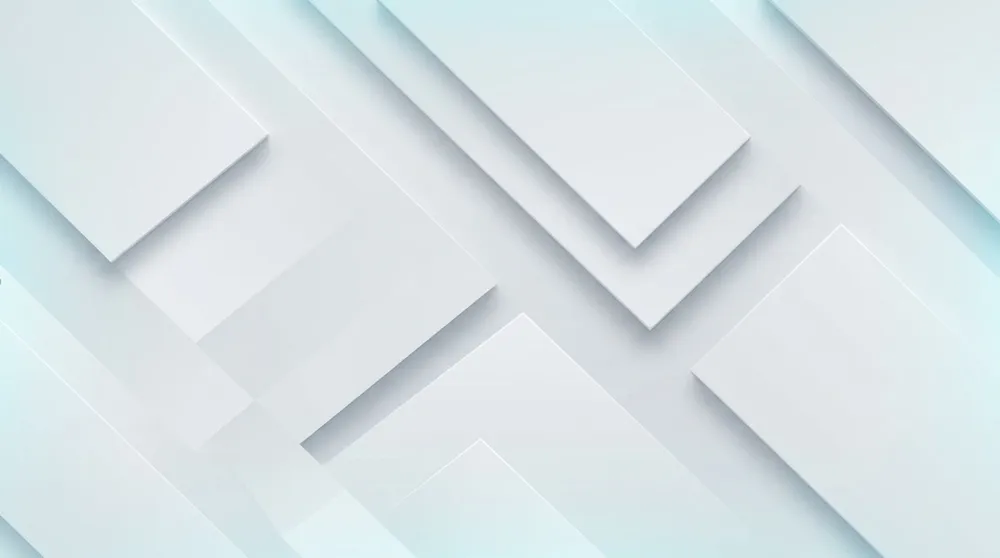
#> input picture cpanel_deploy/images/assets/bg_geometric_brand.webp, 1000 x 558 px, shrunk from 1376 x 768 before the run, given in place of hero_ambassador_talent_1788739772913.jpg, which was not available
$ python remove_background.py
#> lines starting #> are read from the running program, lines starting #| are printed output that depends on the picture; pictures that were not available may be replaced by others from this repository, and a replacement may not be noted
import math
from PIL import Image, ImageFilter

def make_transparent_pure_pil(input_path, output_webp_path, output_png_path, tolerance=24, feather=1):
#> called with tolerance = 22, feather = 1
    img = Image.open(input_path).convert("RGBA")
    width, height = img.size
#> width = 1000; height = 558

    # Sample background color near corners
    samples = [
        img.getpixel((0, 0)),
        img.getpixel((width - 1, 0)),
        img.getpixel((5, 5)),
        img.getpixel((width - 6, 5))
    ]
#> samples = [(213, 226, 228, 255), (224, 233, 235, 255), (213, 226, 228, 255), (224, 233, 235, 255)]
    bg_r = sum(s[0] for s in samples) / len(samples)
#> bg_r = 218.5
    bg_g = sum(s[1] for s in samples) / len(samples)
#> bg_g = 229.5
    bg_b = sum(s[2] for s in samples) / len(samples)
#> bg_b = 231.5
    print(f"Sampled BG Color: ({bg_r:.1f}, {bg_g:.1f}, {bg_b:.1f})")
#| Sampled BG Color: (218.5, 229.5, 231.5)

    # Create grayscale alpha mask
    # Fast bytearray construction
    raw_data = img.tobytes()
    alpha_bytes = bytearray(width * height)

    min_thresh = tolerance
    max_thresh = tolerance + 30
    thresh_range = max_thresh - min_thresh

    idx = 0
    alpha_idx = 0
    for y in range(height):
        for x in range(width):
            r = raw_data[idx]
            g = raw_data[idx + 1]
            b = raw_data[idx + 2]

            # Euclidean distance to bg
            dr = r - bg_r
            dg = g - bg_g
            db = b - bg_b
            dist = math.sqrt(dr * dr + dg * dg + db * db)

            if dist <= min_thresh:
                a = 0
            elif dist >= max_thresh:
                a = 255
            else:
                a = int(((dist - min_thresh) / thresh_range) * 255)

            alpha_bytes[alpha_idx] = a
            idx += 4
            alpha_idx += 1
#> after the loop, alpha_idx = 558000; idx = 2232000

    alpha_mask = Image.frombytes("L", (width, height), bytes(alpha_bytes))
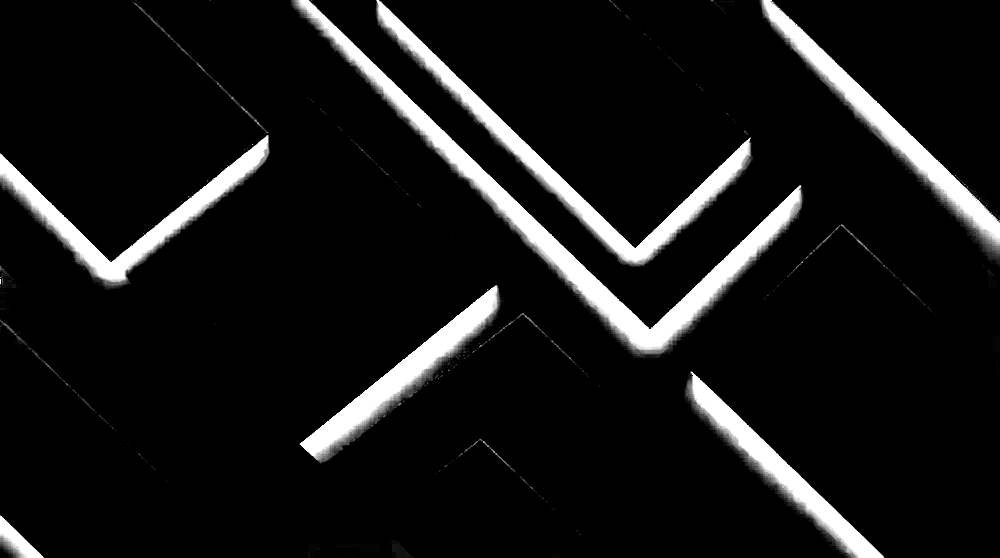
#> alpha_mask: PIL image 1000x558 L; min 0, max 255, mean 22.2

    if feather > 0:
        alpha_mask = alpha_mask.filter(ImageFilter.GaussianBlur(feather))

    img.putalpha(alpha_mask)
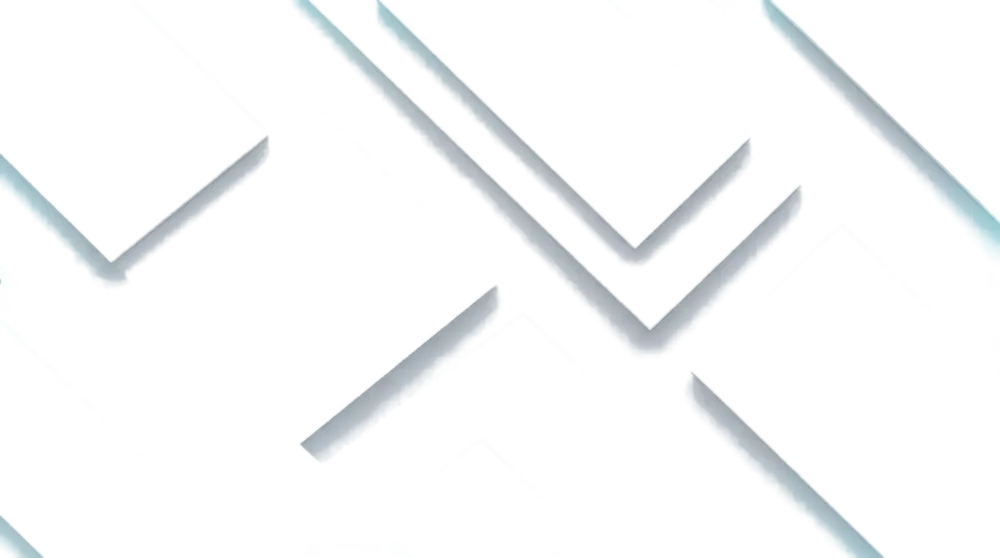
#> img: PIL image 1000x558 RGBA; mean R, G, B, A 217.2, 226.9, 230, 22.1; transparent parts drawn white

    # Crop to bounding box
    bbox = img.getbbox()
#> bbox = (0, 0, 1000, 558)
    if bbox:
        bbox = (max(0, bbox[0]-2), max(0, bbox[1]-2), min(width, bbox[2]+2), min(height, bbox[3]+2))
        img = img.crop(bbox)

    img.save(output_png_path, "PNG", optimize=True)
    img.save(output_webp_path, "WEBP", quality=95, method=6)
    print(f"Processed and saved: {output_webp_path} size={img.size}")
#| Processed and saved: frontend/public/images/assets/hero_ambassador_cutout.webp size=(1000, 558)

if __name__ == "__main__":
    make_transparent_pure_pil(
        "C:/Users/LuisDavidCordovaLope/.gemini/antigravity-ide/brain/9eacc2c7-9c81-4e63-aa8c-bc5c227c98ac/hero_ambassador_talent_1788739772913.jpg",
        "frontend/public/images/assets/hero_ambassador_cutout.webp",
        "frontend/public/images/assets/hero_ambassador_cutout.png",
        tolerance=22,
        feather=1
    )
    make_transparent_pure_pil(
        "C:/Users/LuisDavidCordovaLope/.gemini/antigravity-ide/brain/9eacc2c7-9c81-4e63-aa8c-bc5c227c98ac/hero_tech_display_cutout_1788740037828.jpg",
        "frontend/public/images/assets/hero_display_cutout.webp",
        "frontend/public/images/assets/hero_display_cutout.png",
        tolerance=18,
        feather=1
    )
#> call 2 of make_transparent_pure_pil, with tolerance = 18, feather = 1
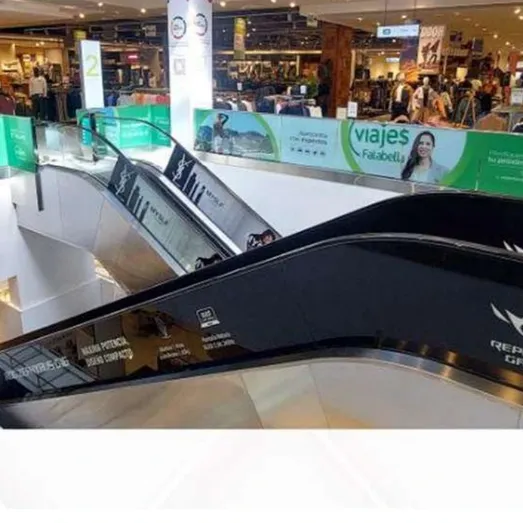
#> input picture cpanel_deploy/images/assets/branding_escaleras.webp, 523 x 523 px, shrunk from 720 x 720 before the run, given in place of hero_tech_display_cutout_1788740037828.jpg, which was not available
#> in make_transparent_pure_pil (call 2), `samples = [ img.getpixel((0, 0)), img.getpixel((width - 1, 0)), img.ge..`: samples = [(148, 125, 112, 255), (144, 118, 95, 255), (169, 146, 133, 255), (119, 86, 54, 255)]
#> in make_transparent_pure_pil (call 2), `bg_r = sum(s[0] for s in samples) / len(samples)`: bg_r = 145
#> in make_transparent_pure_pil (call 2), `bg_g = sum(s[1] for s in samples) / len(samples)`: bg_g = 118.8
#> in make_transparent_pure_pil (call 2), `bg_b = sum(s[2] for s in samples) / len(samples)`: bg_b = 98.5
#| Sampled BG Color: (145.0, 118.8, 98.5)
#> after the loop in make_transparent_pure_pil (call 2), `for y in range(height):`: alpha_idx = 273529; idx = 1094116
#> in make_transparent_pure_pil (call 2), `alpha_mask = Image.frombytes("L", (width, height), bytes(alpha_bytes))`:
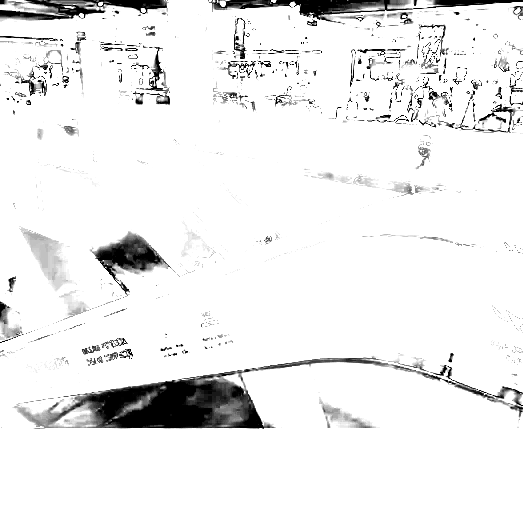
#> alpha_mask: PIL image 523x523 L; min 0, max 255, mean 237.4
#> in make_transparent_pure_pil (call 2), `alpha_mask = alpha_mask.filter(ImageFilter.GaussianBlur(feather))`:
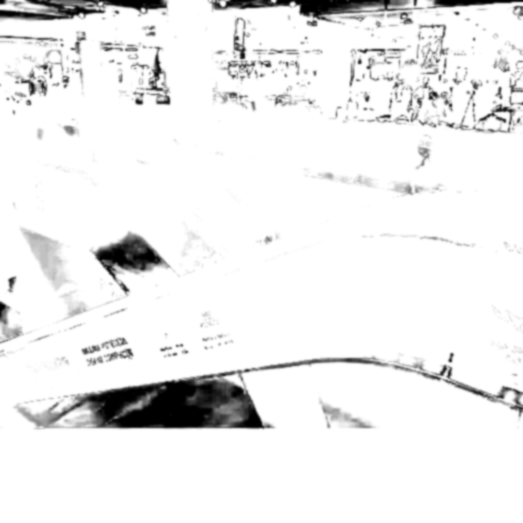
#> alpha_mask: PIL image 523x523 L; min 0, max 255, mean 237.3
#> in make_transparent_pure_pil (call 2), `img.putalpha(alpha_mask)`:
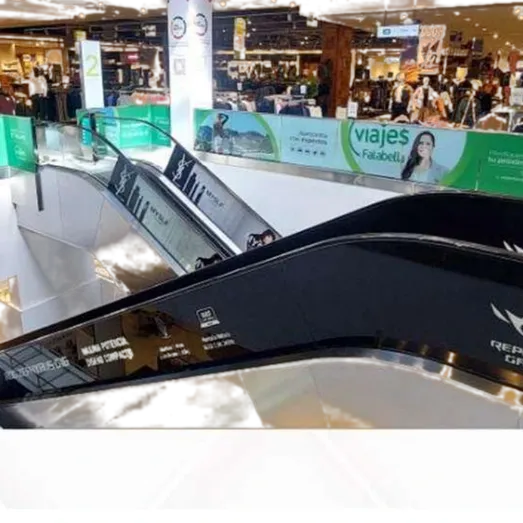
#> img: PIL image 523x523 RGBA; mean R, G, B, A 129.2, 130.7, 128.6, 237.3; transparent parts drawn white
#> in make_transparent_pure_pil (call 2), `bbox = img.getbbox()`: bbox = (0, 0, 523, 523)
#| Processed and saved: frontend/public/images/assets/hero_display_cutout.webp size=(523, 523)
